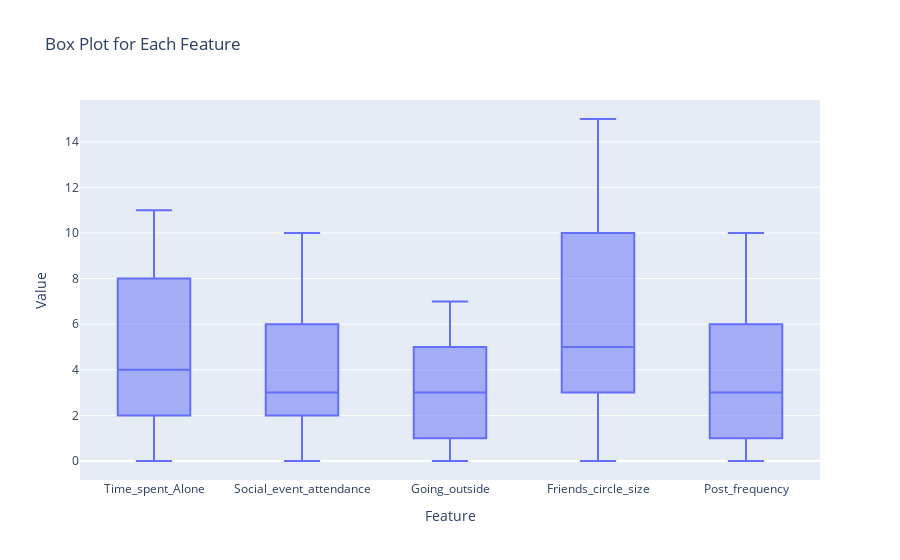

This figure's notebook cell:
### Code cell
df_long = df[column_names].melt(var_name='Feature', value_name='Value')

fig = px.box(df_long, x='Feature', y='Value', title='Box Plot for Each Feature')
fig.show()

### Figure 1 — Plotly figure (JSON) as saved in the notebook; plotly's stock layout.template omitted (floating-point values rounded to 4 significant figures; data arrays with more than 128 entries replaced by an {"elided": "..."} marker saying what was removed)
{"data": [{"alignmentgroup": "True", "hovertemplate": "Feature=%{x}<br>Value=%{y}<extra></extra>", "legendgroup": "", "marker": {"color": "#636efa"}, "name": "", "notched": false, "offsetgroup": "", "orientation": "v", "showlegend": false, "type": "box", "x": {"elided": "14500 str values"}, "x0": " ", "xaxis": "x", "y": {"elided": "14500 int values"}, "y0": " ", "yaxis": "y"}], "layout": {"boxmode": "group", "legend": {"tracegroupgap": 0}, "title": {"text": "Box Plot for Each Feature"}, "xaxis": {"anchor": "y", "domain": [0, 1], "title": {"text": "Feature"}}, "yaxis": {"anchor": "x", "domain": [0, 1], "title": {"text": "Value"}}}}
